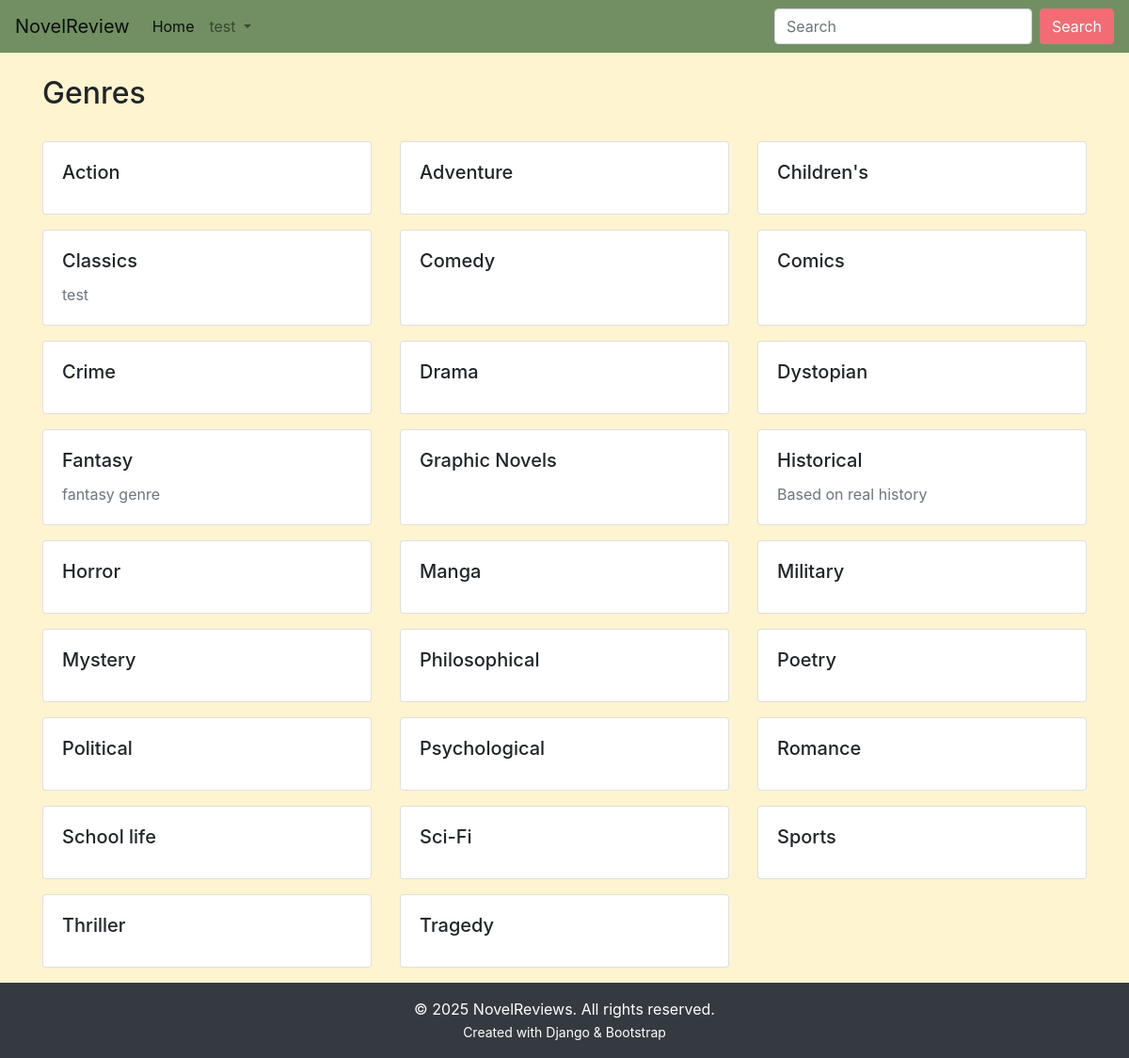
The page /genres/ (signed in) on the database its author committed.
### main/models.py (models this page shows, shortened)
class Genre(models.Model):
    name = models.CharField(max_length=100, unique=True, verbose_name="Genre name")
    description = models.TextField(blank=True, null=True, verbose_name="Description")
    class Meta:
        ordering = ['name']
        verbose_name = 'Genre'
        verbose_name_plural = 'Genres'

### main/views.py (the view)
# urls.py: path('genres/', views.genre_list, name='genre_list'),
@login_required
def genre_list(request):
    genres = Genre.objects.all().order_by('name')
    return render(request, 'main/genre_list.html', {'genres': genres})

### main/templates/main/genre_list.html (shortened to what this page needs)
{% extends 'main/base.html' %}
{% block content %}
<div class="container mt-4">
    <div class="d-flex justify-content-between align-items-center mb-4">
        <h2>Genres</h2>
    </div>
    <div class="row">
        {% for genre in genres %}
        <div class="col-md-6 col-lg-4 mb-3">
            <div class="card h-100">
                <div class="card-body">
                    <h5 class="card-title">{{ genre.name }}</h5>
                    {% if genre.description %}
                    <p class="card-text text-muted">{{ genre.description }}</p>
                    {% endif %}
                </div>
            </div>
        </div>
        {% endfor %}
    </div>
</div>
{% endblock %}

### main/templates/main/base.html (shortened to what this page needs)
<!doctype html>
<html lang="en">
  <head>
    <link rel="stylesheet" href="https://cdn.jsdelivr.net/npm/bootstrap@4.6.2/dist/css/bootstrap.min.css">
    {% load static %}
    <link rel="stylesheet" href="{% static 'css/main.css' %}" >
  </head>
  <body>
    <nav class="navbar navbar-expand-lg navbar-light" style="background-color: #718f63;">
  <a class="navbar-brand" href="{% url 'main:home'%}">NovelReview</a>
  <div class="collapse navbar-collapse" id="navbarSupportedContent">
    <ul class="navbar-nav mr-auto">
      <li class="nav-item active">
        <a class="nav-link" href="{% url 'main:home'%}">Home <span class="sr-only">(current)</span></a>
      </li>
      {% if user.is_authenticated %}
      <li class="nav-item dropdown">
        <a class="nav-link dropdown-toggle" href="#" role="button" data-toggle="dropdown" aria-expanded="false">
          {{ user.username }}
        </a>
      </li>
      {% endif %}
    </ul>
    <form class="form-inline my-2 my-lg-0" method="GET" action="{% url 'main:home' %}">
      <input class="form-control mr-sm-2" type="search" placeholder="Search" aria-label="Search" style="background-color: #ffffff" name="title">
      <button class="btn btn-outline-pink my-2 my-sm-0" type="submit">
    Search
</button>
    </form>
  </div>
</nav>
    {% block content %}
    {% endblock %}
  <footer class="footer mt-auto py-3 bg-dark text-white">
        <div class="container text-center">
            <p class="mb-0">© 2025 NovelReviews. All rights reserved.</p>
            <small>Created with Django & Bootstrap</small>
        </div>
    </footer>
  </body>
</html>

### main/static/css/main.css (style rules this page uses)
html, body { height: 100%; margin: 0; }
body { background-color: #fff4d0; display: flex; flex-direction: column; min-height: 100vh; }
.footer { background-color: #fff9e4; flex-shrink: 0; }
.btn-outline-pink { color: #ffffff !important; border-color: #f16c75 !important; background-color:#f16c75 !important; }

### rows shown on the page
Genre: name "Action"
Genre: name "Adventure"
Genre: name "Children's"
Genre: name "Classics", description "test"
Genre: name "Comedy"
Genre: name "Comics"
Genre: name "Crime"
Genre: name "Drama"
Genre: name "Dystopian"
Genre: name "Fantasy", description "fantasy genre"
Genre: name "Graphic Novels"
Genre: name "Historical", description "Based on real history"
Genre: name "Horror"
Genre: name "Manga"
Genre: name "Military"
Genre: name "Mystery"
Genre: name "Philosophical"
Genre: name "Poetry"
Genre: name "Political"
Genre: name "Psychological"
Genre: name "Romance"
Genre: name "School life"
Genre: name "Sci-Fi"
Genre: name "Sports"
Genre: name "Thriller"
Genre: name "Tragedy"

### other values the page prints
{{ user.username }} "test"
